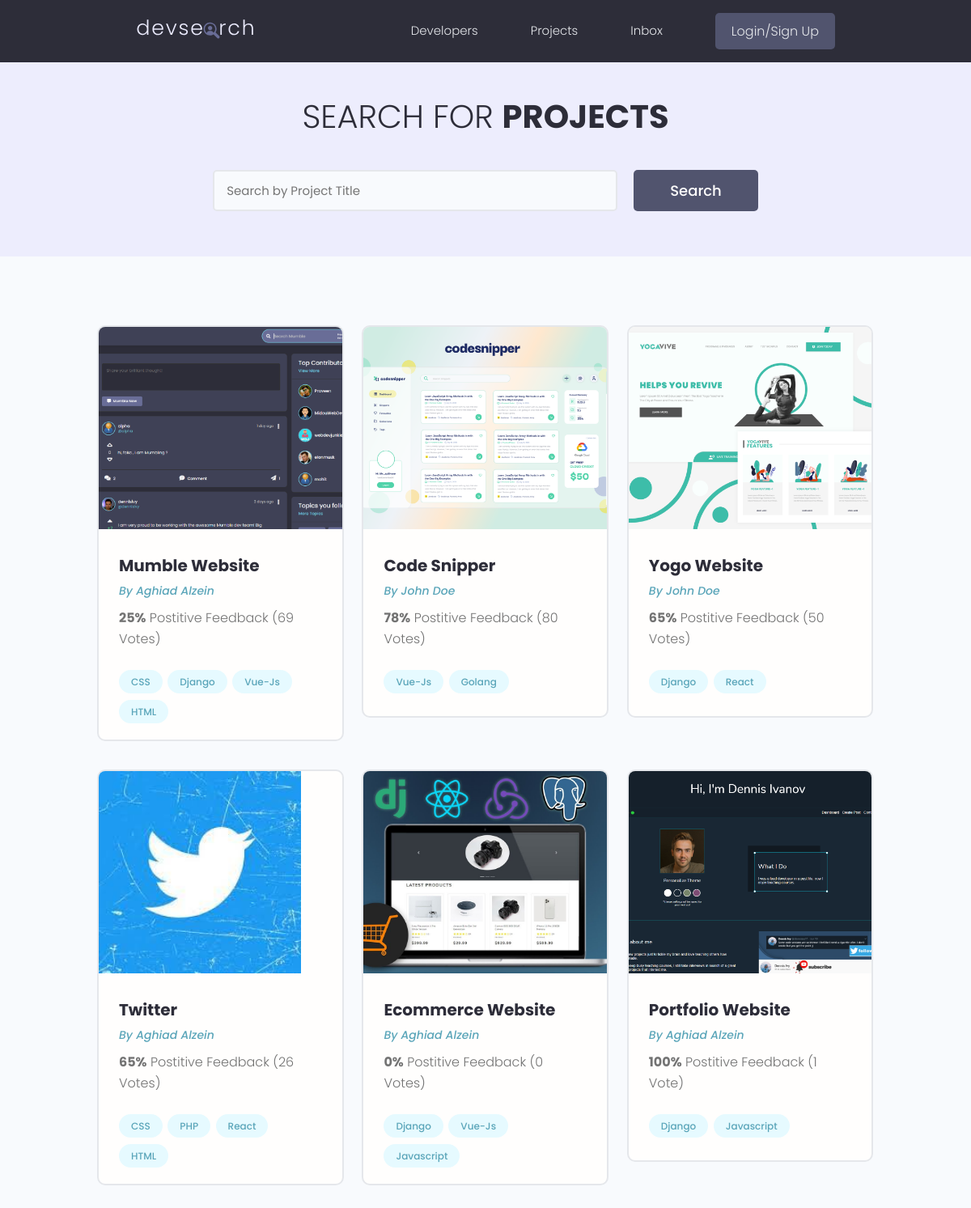
/projects/, run on the app's committed database.
### projects/models.py (models this page shows, shortened)
class Project(models.Model):
    owner=models.ForeignKey(Profile,null=True,blank=True,on_delete=SET_NULL)
    title=models.CharField(max_length=200)
    description=models.TextField(null=True,blank=True)
    demo_link=models.CharField(max_length=2000,null=True,blank=True)
    source_link=models.CharField(max_length=2000,null=True,blank=True)
    featured_image=models.ImageField(null=True,blank=True,default='default.jpg')
    tags=models.ManyToManyField('Tag',blank=True)
    votes_total=models.IntegerField(default=0,null=True,blank=True)
    votes_ratio=models.IntegerField(default=0,null=True,blank=True)
    created=models.DateTimeField(auto_now_add=True)
    id=models.UUIDField(default=uuid.uuid4,primary_key=True,unique=True,editable=False)

class Tag(models.Model):
    name=models.CharField(max_length=100)
    created=models.DateTimeField(auto_now_add=True)
    id=models.UUIDField(default=uuid.uuid4,primary_key=True,unique=True,editable=False)

### users/models.py (models this page shows, shortened)
class Profile(models.Model):
    user=models.OneToOneField(User,on_delete=models.CASCADE,null=True,blank=True)
    name=models.CharField(max_length=200,null=True,blank=True)
    email=models.EmailField(max_length=200,null=True,blank=True)
    username=models.CharField(max_length=200,blank=True,null=True)
    location=models.CharField(max_length=200,blank=True,null=True)
    short_intro=models.CharField(max_length=200,null=True,blank=True)
    bio=models.TextField(blank=True,null=True)
    profile_image=models.ImageField(blank=True,null=True,upload_to='profiles/',default='profiles/user-default.png')
    social_github=models.CharField(max_length=200,null=True,blank=True)
    social_twitter=models.CharField(max_length=200,null=True,blank=True)
    social_linkedin=models.CharField(max_length=200,null=True,blank=True)
    social_youtube=models.CharField(max_length=200,null=True,blank=True)
    social_website=models.CharField(max_length=200,null=True,blank=True)
    created=models.DateTimeField(auto_now_add=True)
    id=models.UUIDField(editable=False,primary_key=True,default=uuid.uuid4,unique=True)

### projects/views.py (the view)
# urls.py: path('projects/',include('projects.urls')),
def projects(request):
    projects=Project.objects.all()
    context = {'projects':projects}
    return render(request,'projects/projects.html',context)

### projects/templates/projects/projects.html (shortened to what this page needs)
{% extends 'main.html' %}
{% block content %}
<main class="projects">
    <section class="hero-section text-center">
      <div class="container container--narrow">
        <div class="hero-section__box">
          <h2>Search for <span>Projects</span></h2>
        </div>
        <div class="hero-section__search">
          <form class="form" action="#" method="get">
            <div class="form__field">
              <input class="input input--text" id="formInput#search" type="text" name="text"
                placeholder="Search by Project Title" />
            </div>
            <input class="btn btn--sub btn--lg" type="submit" value="Search" />
          </form>
        </div>
      </div>
    </section>
    <section class="projectsList">
      <div class="container">
        <div class="grid grid--three">
        {% for project in projects %}
          <div class="column">
            <div class="card project">
              <a href="{% url 'project' project.id %}" class="project">
                <img class="project__thumbnail" src="{{project.featured_image.url}}" alt="project thumbnail" />
                <div class="card__body">
                  <h3 class="project__title">{{project.title}}</h3>
                  <p><a class="project__author" href="{% url 'user-profile' project.owner.id %}">By {{project.owner.name}}</a></p>
                  <p class="project--rating">
                    <span style="font-weight: bold;">{{project.votes_ratio}}%</span> Postitive
                    Feedback ({{project.votes_total}} Vote{{project.votes_total|pluralize:"s"}})
                  </p>
                  <div class="project__tags">
                      {% for tag in project.tags.all %}
                    <span class="tag tag--pill tag--main">
                      <small>{{tag.name}}</small>
                    </span>
                    {% endfor %}
                  </div>
                </div>
              </a>
            </div>
          </div>
          {% endfor %}
        </div>
      </div>
    </section>
  </main>
{% endblock content %}

### static/styles/app.css (style rules this page uses)
:root { --color-sub: #2d2d39; }
.btn--sub { background-color: var(--color-sub-light); }
.card { border: 2px solid var(--color-light); }
img { width: 100%; }
.hero-section { height: 40vh; display: flex; align-items: center; background-color: var(--color-sub); }
.hero-section__box { margin-bottom: 4rem; }
.hero-section__box > h2, .hero-section__box > h2 > span { font-size: 4rem; color: var(--color-light); line-height: 1.3; text-transform: uppercase; }
.hero-section__box > h2 { font-weight: 300; }
.hero-section__box > h2 > span { font-weight: 700; }
.hero-section__search > .form { display: flex; align-items: center; justify-content: center; gap: 2rem; }
.hero-section__search > .form input.input--text { width: 50rem; }
.project__author { font-size: 1.4rem; font-style: italic; }
.project--rating { margin-bottom: 1.6em; margin-top: .5em; }
.projects > .hero-section { background: var(--color-sub-lighter); height: 30vh; }
.projects .hero-section__box { margin-bottom: 2.5rem; }
.projects .hero-section__box > h2 { color: var(--color-sub); }
.projects .hero-section__box > h2 > span { font-weight: 700; color: var(--color-sub); }
.projectsList { margin-top: 8rem; }
.project__thumbnail { height: 25rem; object-fit: cover; object-position: top center; }
.project__title { font-size: 2rem; font-weight: 700; color: var(--color-sub); }

### static/uikit/styles/modules/_variables.css (style rules this page uses)
:root { --color-main: #5aa5b9; --color-main-light: #e6faff; --color-sub: #3f4156; --color-sub-light: #51546e; --color-sub-lighter: #ededfd; --color-text: #737373; --color-gray: #8b8b8b; --color-light: #e5e7eb; --color-light-gray: #767676; --color-bg: #f8fafd; --color-white: #fffefd; --color-white-light: #f3f3f3; --color-success: #359e64; --color-success-bg: #def8e8; --color-error: #fc4b0b; --color-error-bg: #fff2ee; --font-base: 'Poppins', arial, helvetica, 'Segoe UI', roboto, ubuntu, sans-serif; --font-monospace: 'Fira Code', 'Courier New', courier, monospace; --font-regular: 300; --font-medium: 500; --font-bold: 700; --generic-shadow: 1px 1px 5px #00000010; --generic-transition: all 0.3s ease-in-out; }

### static/uikit/styles/modules/_base.css (style rules this page uses)
* { margin: 0; padding: 0; box-sizing: border-box; text-rendering: optimizeLegibility; color: inherit; font-size: inherit; }
html { font-size: 50%; }
@media only screen and (min-width: 480px) { html { font-size: 56.25%; } }
@media only screen and (min-width: 1200px) { html { font-size: 62.5%; } }
body { line-height: 1.6; font-weight: 400; font-size: 1.5rem; color: var(--color-text); background-color: var(--color-bg); min-height: 100vh; }

### static/uikit/styles/modules/_typography.css (style rules this page uses)
* { font-family: var(--font-base); }
h2 { font-size: 3.6rem; font-weight: var(--font-bold); }
h3 { font-size: 3.2rem; font-weight: var(--font-medium); }
p, span, strong { font-size: 1.6rem; color: var(--color-text); font-weight: var(--font-regular); }
a { padding-bottom: 2px; text-decoration: none; display: inline-block; color: var(--color-main); font-weight: var(--font-medium); }

### static/uikit/styles/modules/_utilities.css (style rules this page uses)
.container { width: 92%; max-width: 165rem; margin: 0 auto; box-sizing: border-box; }
.container--narrow { width: 92%; max-width: 120rem; }
@media screen and (min-width: 1000px) { .container { width: 90%; } }
@media screen and (min-width: 1000px) { .container--narrow { width: 85%; } }
@media screen and (min-width: 1200px) { .container { width: 80%; } }
@media screen and (min-width: 1200px) { .container--narrow { width: 72%; } }
.text-center { text-align: center; }

### static/uikit/styles/modules/_button.css (style rules this page uses)
.btn { display: inline-block; position: relative; cursor: pointer; background-color: var(--color-light); font-weight: var(--font-medium); color: var(--color-sub); text-decoration: none; padding: 1rem 2rem; border-radius: 0.5rem; border: none; width: -webkit-fit-content; width: -moz-fit-content; width: fit-content; height: -webkit-fit-content; height: -moz-fit-content; height: fit-content; font-size: 1.6rem; outline-width: 0; outline-color: transparent; -webkit-backface-visibility: hidden; backface-visibility: hidden; transition: all 0.3s ease-in-out; }
.btn--sub { background-color: var(--color-sub); color: var(--color-white); }
.btn--lg { font-size: 1.8rem; padding: 1.2rem 4.5rem; }

### static/uikit/styles/modules/_card.css (style rules this page uses)
.card { border-radius: 1rem; background-color: var(--color-white); border: 1.5px solid var(--color-light); width: auto; height: auto; margin-top: 0.5rem; margin-bottom: 0.5rem; overflow: hidden; }
.card__body, .card__header { padding: 2rem 2.5rem; }

### data on the page
Project: featured_image (picture), title "Mumble Website", owner.name "Aghiad Alzein", votes_ratio "25", votes_total "69"
Tag: name "CSS"
Tag: name "Django"
Tag: name "Vue-Js"
Tag: name "HTML"
Project: featured_image (picture), title "Code Snipper", owner.name "John Doe", votes_ratio "78", votes_total "80"
Tag: name "Golang"
Project: featured_image (picture), title "Yogo Website", owner.name "John Doe", votes_ratio "65", votes_total "50"
Tag: name "React"
Project: featured_image (picture), title "Twitter", owner.name "Aghiad Alzein", votes_ratio "65", votes_total "26"
Tag: name "PHP"
Project: featured_image (picture), title "Ecommerce Website", owner.name "Aghiad Alzein", votes_ratio "0", votes_total "0"
Tag: name "Javascript"
Project: featured_image (picture), title "Portfolio Website", owner.name "Aghiad Alzein", votes_ratio "100", votes_total "1"
